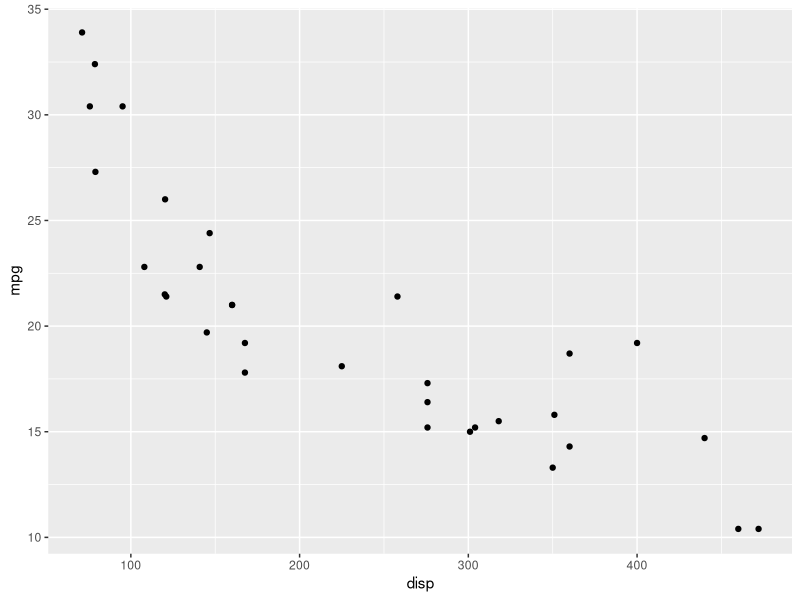
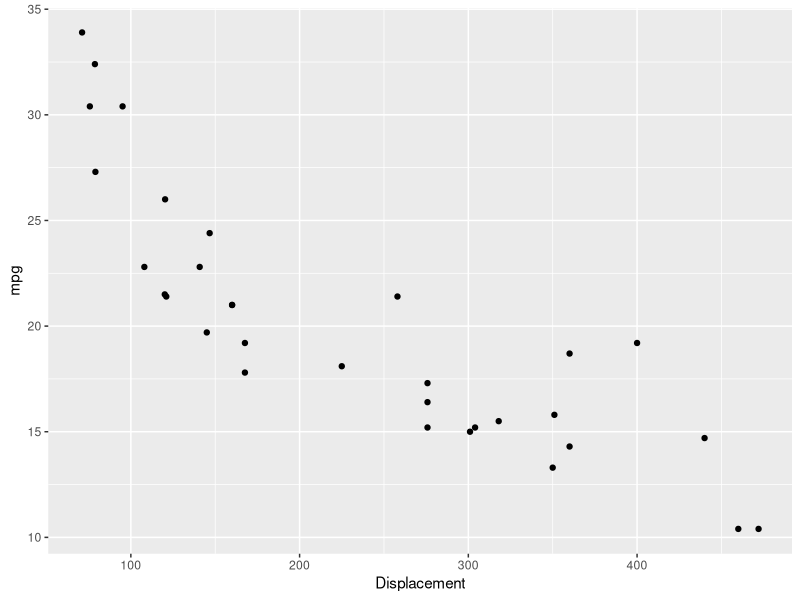
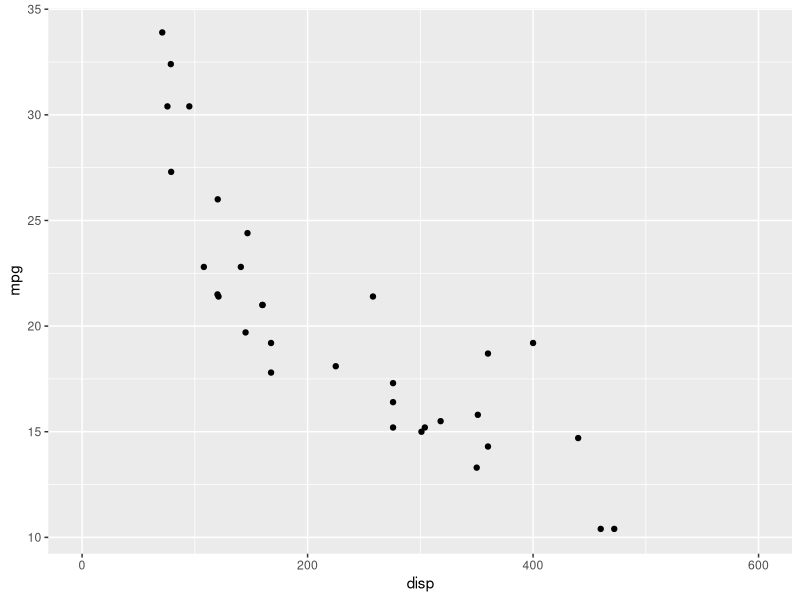
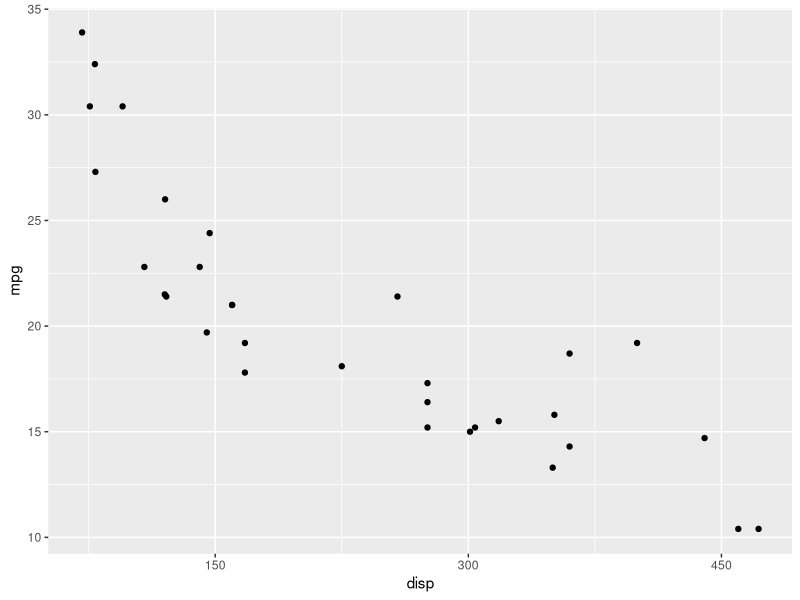
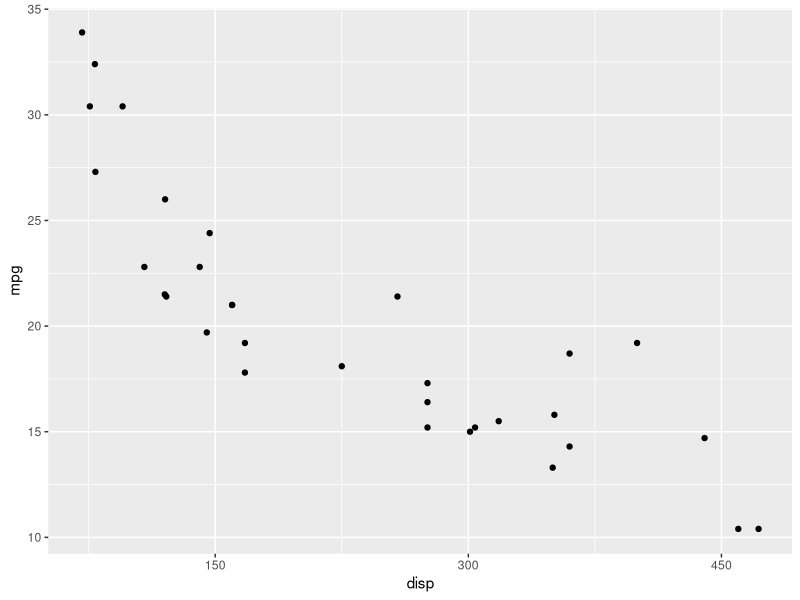
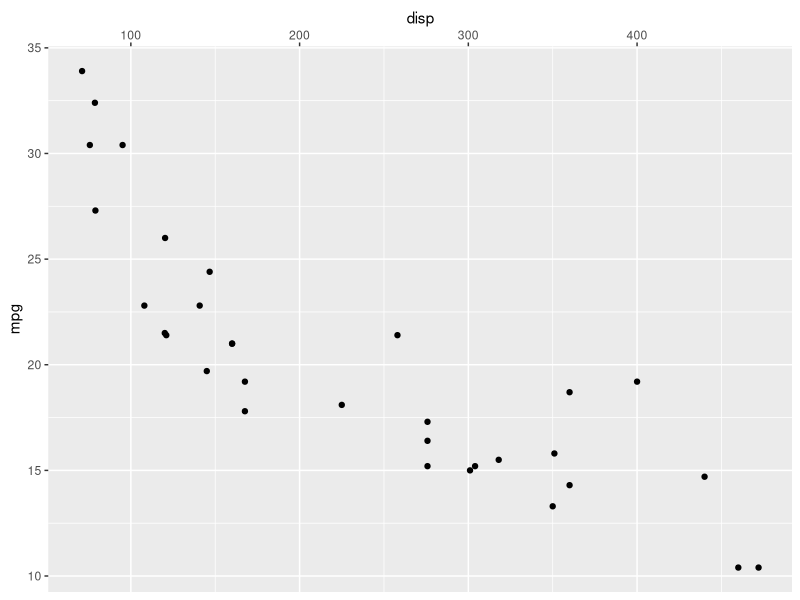
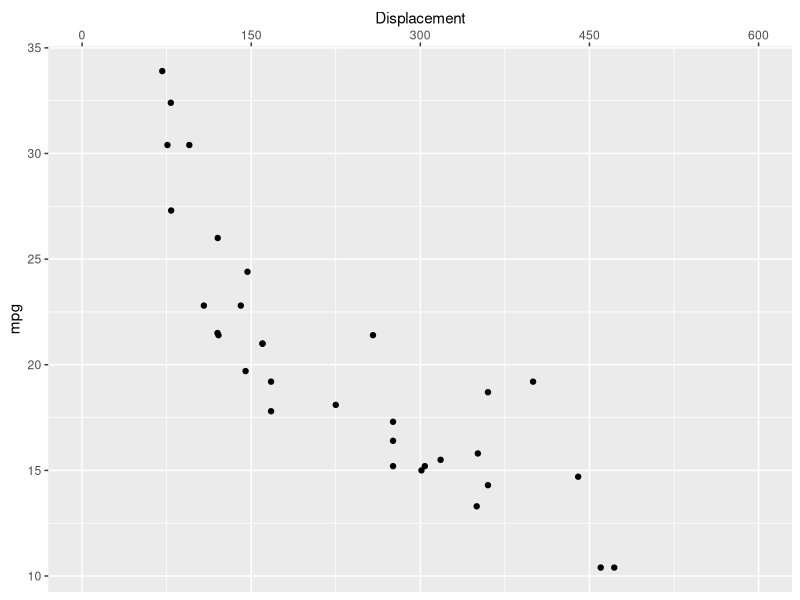
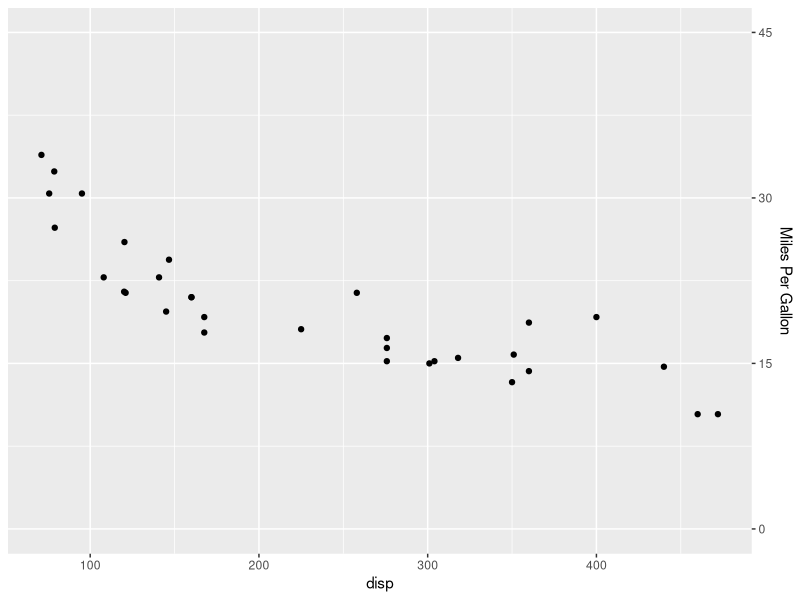

Generate these figures, in order, with R:
## ---- chunk 1
library(ggplot2)
library(readr)
## ---- chunk 2
ggplot(mtcars) +
  geom_point(aes(disp, mpg))
## ---- chunk 3
ggplot(mtcars) +
  geom_point(aes(disp, mpg)) +
  scale_x_continuous(name = "Displacement")
## ---- chunk 4
ggplot(mtcars) +
  geom_point(aes(disp, mpg)) +
  scale_x_continuous(limits = c(0, 600))
## ---- chunk 5
ggplot(mtcars) +
  geom_point(aes(disp, mpg)) +
  scale_x_continuous(breaks = c(0, 150, 300, 450, 600))
## ---- chunk 6
ggplot(mtcars) +
  geom_point(aes(disp, mpg)) +
  scale_x_continuous(breaks = c(0, 150, 300, 450, 600),
    labels = c('0', '150', '300', '450', '600'))
## ---- chunk 7
ggplot(mtcars) +
  geom_point(aes(disp, mpg)) +
  scale_x_continuous(position = 'top')
## ---- chunk 8
ggplot(mtcars) + geom_point(aes(disp, mpg)) +
  scale_x_continuous(name = "Displacement", limits = c(0, 600),
                     breaks = c(0, 150, 300, 450, 600), position = 'top',
                     labels = c('0', '150', '300', '450', '600'))
## ---- chunk 9
ggplot(mtcars) + geom_point(aes(disp, mpg)) +
  scale_y_continuous(name = "Miles Per Gallon", limits = c(0, 45),
                     breaks = c(0, 15, 30, 45), position = 'right',
                     labels = c('0', '15', '30', '45'))
## ---- chunk 10
ggplot(mtcars) +
  geom_bar(aes(factor(cyl))) +
  scale_x_discrete(name = "Number of Cylinders")
## ---- chunk 11
ggplot(mtcars) +
  geom_bar(aes(factor(cyl))) +
  scale_x_discrete(labels = c("4" = "Four", "6" = "Six", "8" = "Eight"))
## ---- chunk 12
ggplot(mtcars) +
  geom_bar(aes(factor(cyl))) +
  scale_x_discrete(breaks = c("4", "6", "8"))
## ---- chunk 13
ggplot(mtcars) +
  geom_bar(aes(factor(cyl))) +
  scale_x_discrete(position = 'bottom')
## ---- chunk 14
ggplot(mtcars) + geom_bar(aes(factor(cyl))) +
  scale_x_discrete(name = "Number of Cylinders",
    labels = c("4" = "Four", "6" = "Six", "8" = "Eight"),
    breaks = c("4", "6", "8"), position = "bottom")
